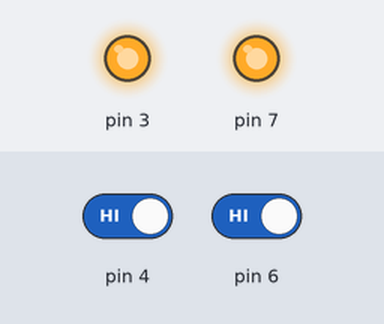
Bench run of a sketch on a simulated Arduino Uno, built with avr-gcc and run on an emulated ATmega328P. Shown: output pins drawn as LEDs (lit = HIGH). The test bench sets the inputs (shaded band); at power-on: pin 4 HIGH, pin 6 HIGH.

Above: at 1.2 s.
1.3 s: pin 4 driven LOW and pin 6 driven LOW
At 1.9 s:
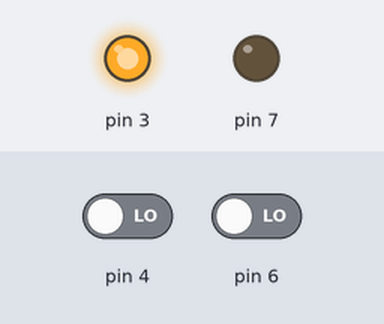
2.8 s: pin 4 driven HIGH
At 3.1 s:
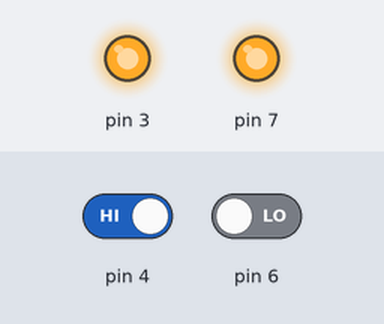
4.3 s: pin 4 driven LOW
At 5.4 s:
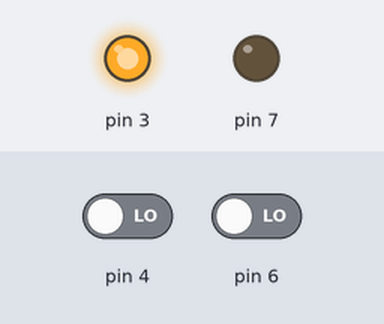
Timing chart, 0 to 7.3 s (numbered marks = the images above; inputs shaded):
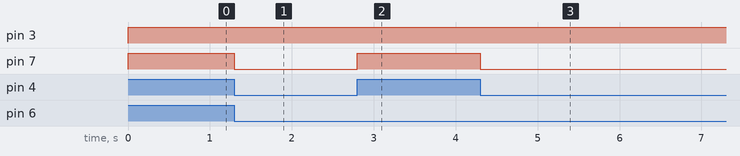

Measured:
- after the input at 1.3 s, pin 7: HIGH → LOW at once
- after the input at 2.8 s, pin 7: LOW → HIGH at once
- after the input at 4.3 s, pin 7: HIGH → LOW at once

The sketch:

OR.ino
```cpp
void setup() {
pinMode(3, OUTPUT);
pinMode(7, OUTPUT);
}

void loop() {
digitalWrite(3, HIGH);
int state1 = digitalRead(4);
int state2 = digitalRead(6);

if (state1 == LOW & state2 == LOW) {
  digitalWrite(7, LOW);
}
else {
  digitalWrite(7, HIGH);
}
}
```
